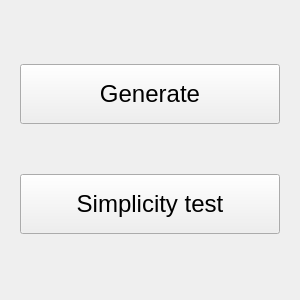
<?xml version="1.0" encoding="UTF-8"?>
<ui version="4.0">
 <class>MainWidget</class>
 <widget class="QWidget" name="MainWidget">
  <property name="geometry">
   <rect>
    <x>0</x>
    <y>0</y>
    <width>300</width>
    <height>300</height>
   </rect>
  </property>
  <property name="minimumSize">
   <size>
    <width>200</width>
    <height>200</height>
   </size>
  </property>
  <property name="maximumSize">
   <size>
    <width>400</width>
    <height>400</height>
   </size>
  </property>
  <property name="windowTitle">
   <string>SimplicityTest</string>
  </property>
  <layout class="QGridLayout" name="gridLayout">
   <item row="0" column="0">
    <widget class="QWidget" name="testWidget" native="true">
     <property name="sizePolicy">
      <sizepolicy hsizetype="Expanding" vsizetype="Preferred">
       <horstretch>0</horstretch>
       <verstretch>0</verstretch>
      </sizepolicy>
     </property>
     <property name="minimumSize">
      <size>
       <width>0</width>
       <height>0</height>
      </size>
     </property>
     <property name="maximumSize">
      <size>
       <width>400</width>
       <height>400</height>
      </size>
     </property>
     <layout class="QVBoxLayout" name="verticalLayout">
      <item>
       <widget class="QPushButton" name="genPushButton">
        <property name="sizePolicy">
         <sizepolicy hsizetype="Minimum" vsizetype="Expanding">
          <horstretch>0</horstretch>
          <verstretch>0</verstretch>
         </sizepolicy>
        </property>
        <property name="maximumSize">
         <size>
          <width>16777215</width>
          <height>60</height>
         </size>
        </property>
        <property name="font">
         <font>
          <pointsize>18</pointsize>
         </font>
        </property>
        <property name="text">
         <string>Generate</string>
        </property>
       </widget>
      </item>
      <item>
       <widget class="QPushButton" name="testPushButton">
        <property name="sizePolicy">
         <sizepolicy hsizetype="Minimum" vsizetype="Expanding">
          <horstretch>0</horstretch>
          <verstretch>0</verstretch>
         </sizepolicy>
        </property>
        <property name="maximumSize">
         <size>
          <width>16777215</width>
          <height>60</height>
         </size>
        </property>
        <property name="font">
         <font>
          <pointsize>18</pointsize>
         </font>
        </property>
        <property name="text">
         <string>Simplicity test</string>
        </property>
       </widget>
      </item>
     </layout>
    </widget>
   </item>
  </layout>
 </widget>
 <resources/>
 <connections/>
</ui>
